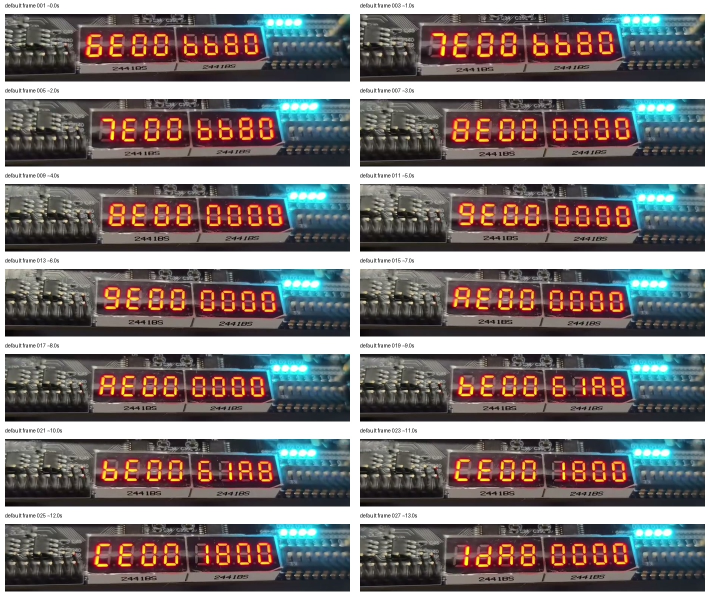
#> input picture development/player_fat32_packet_diag/build/board_videos_20261008/default/contact_1.jpg, 1420 x 1190 px (shown at 1/2 size)
$ python -i make_contacts.py   (imports and definitions only)
#> lines starting #> are read from the running program, lines starting #| are printed output that depends on the picture; after the words box and inside, x2 and y2 are one past the last pixel; in counts of white or black regions, pixels touching at a corner belong together
#> `selected = Image.new('RGB', (1420, 170 * len(pages)), (230, 230, 230))`: selected: PIL image 1420x1530 RGB; every value is 230
"""Reproduce contact sheets from extracted video frames; no OCR or data correction.

Inputs: ffmpeg fps=2 JPEG frames and selected -ss PNG frames in default/tone.
The red-pixel density only locates the display; readouts are interpreted manually.
"""
from pathlib import Path
from PIL import Image, ImageDraw
import numpy as np

BASE = Path(__file__).resolve().parent


def display_crop(path):
#> called with path = 'default/contact_1.jpg'
    im = Image.open(path).convert('RGB')
#> im is the input picture: PIL image 1420x1190 RGB; mean R, G, B 126.2, 119, 118.4
    a = np.asarray(im).astype(np.int32)
    mask = (a[:, :, 0] > 110) & (a[:, :, 0] > a[:, :, 1] * 1.45) & (a[:, :, 0] > a[:, :, 2] * 1.35)
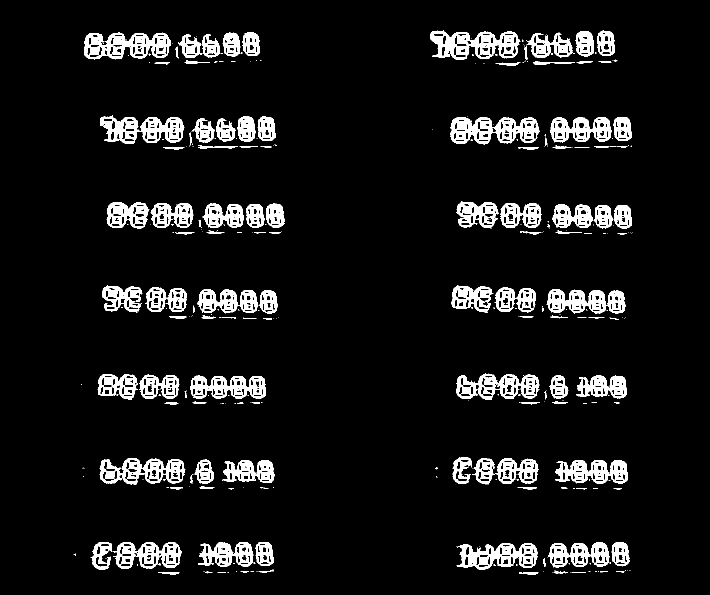
#> mask: shape (1190, 1420) bool (shown at 1/2 size); 8% white; 337 white regions (216 under 20 px), largest, box (x1, y1, x2, y2) and area: (861, 61, 1041, 120) 5584, (900, 235, 1079, 289) 5513, (168, 65, 342, 119) 5318
    counts = mask[170:550, 130:1020].sum(axis=1)
#> counts = 380 values, max 361 at index 92, min 0 at index 0, mean 72.37
    cy = 170 + int(np.argmax(np.convolve(counts, np.ones(90), mode='same')))
#> cy = 254
    return im.crop((120, max(0, cy - 90), 1040, min(im.height, cy + 90)))
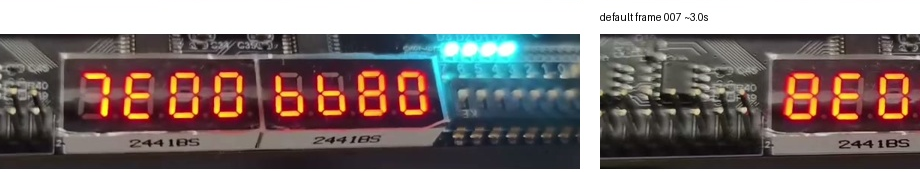
#> returned value: PIL image 920x180 RGB; mean R, G, B 135.3, 123.7, 122


# [19 lines not run here, left out]

pages = ('1', '3', '6', '7', '8', '9', 'A', 'B', 'C')
selected = Image.new('RGB', (1420, 170 * len(pages)), (230, 230, 230))
# [13 lines not run here, left out]

>>> result = display_crop('default/contact_1.jpg')
